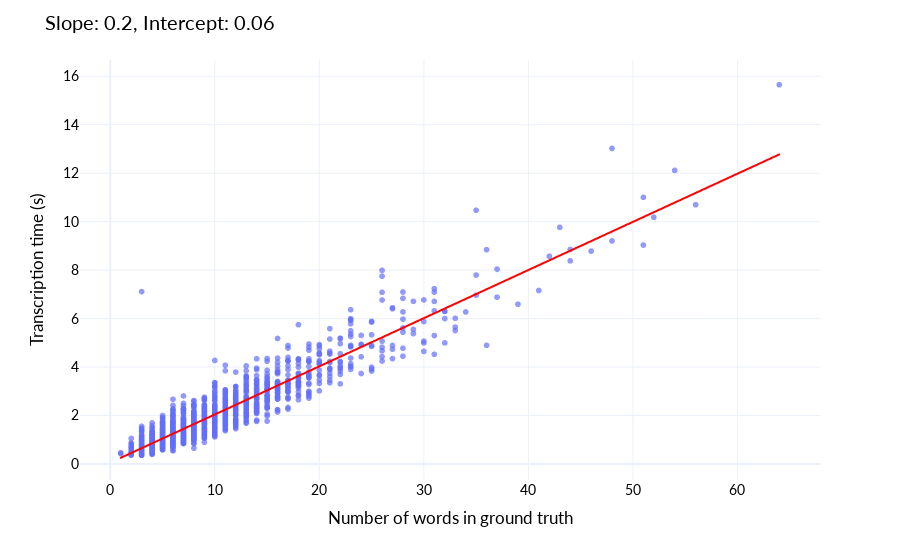

Here is the notebook cell this chart was saved with:
### Code cell
analysis.transcr_time_per_word(df_res).show()
analysis.corr_heatmap(df_res)

### Figure 1 — Plotly figure (JSON) as saved in the notebook; plotly's stock layout.template omitted (floating-point values rounded to 4 significant figures; data arrays with more than 128 entries replaced by an {"elided": "..."} marker saying what was removed)
{"data": [{"hovertemplate": "n_words=%{x}<br>time=%{y}<extra></extra>", "legendgroup": "", "marker": {"color": "#636efa", "opacity": 0.7, "symbol": "circle"}, "mode": "markers", "name": "", "showlegend": false, "type": "scattergl", "x": {"elided": "1816 int values"}, "xaxis": "x", "y": {"elided": "1816 float values"}, "yaxis": "y"}, {"hovertemplate": "<b>OLS trendline</b><br>time = 0.198681 * n_words + 0.0583591<br>R<sup>2</sup>=0.882846<br><br>n_words=%{x}<br>time=%{y} <b>(trend)</b><extra></extra>", "legendgroup": "", "line": {"color": "red"}, "marker": {"color": "#636efa", "symbol": "circle"}, "mode": "lines", "name": "", "showlegend": false, "type": "scattergl", "x": {"elided": "1816 int values"}, "xaxis": "x", "y": {"elided": "1816 float values"}, "yaxis": "y"}], "layout": {"font": {"color": "Black", "family": "Lato", "size": 14}, "legend": {"tracegroupgap": 0}, "margin": {"t": 60}, "title": {"text": "Slope: 0.2, Intercept: 0.06"}, "xaxis": {"anchor": "y", "domain": [0, 1], "title": {"text": "Number of words in ground truth"}}, "yaxis": {"anchor": "x", "domain": [0, 1], "title": {"text": "Transcription time (s)"}}}}
